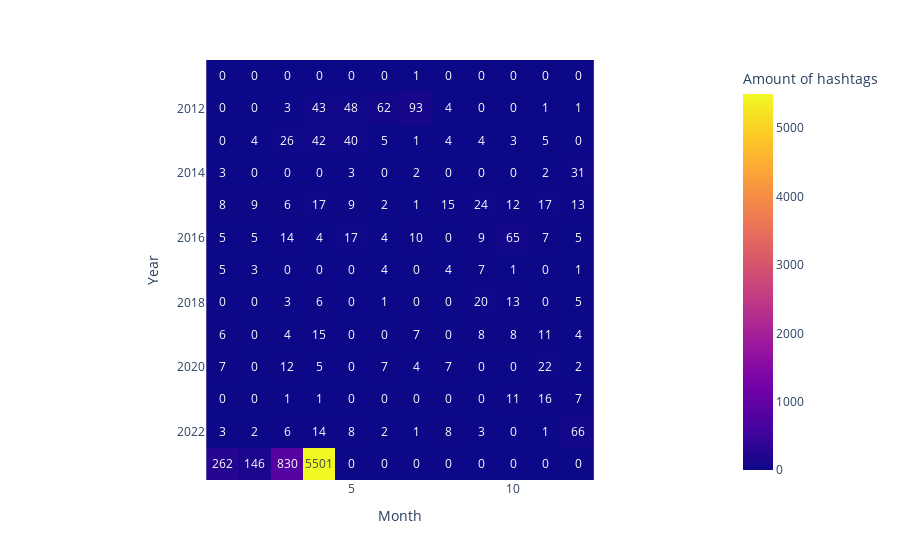

Notebook code for this chart:
### Code cell
# Creating Hashtag Dataset
hashtags_twitter_dictionary_list = []
for i in range(len(tweets_dataset_normalized)):
    hashtags_list = ast.literal_eval(
        tweets_dataset_normalized['hashtags'].iloc[i]
    )
    date = datetime(tweets_dataset_normalized['year'].iloc[i],
                    tweets_dataset_normalized['month'].iloc[i],
                    1)
    for hashtag in hashtags_list:
        hashtags_twitter_dictionary_list.append(
            {
                'date': date,
                'hashtag': hashtag
            }
        )

# Defining Hashtag Dataset
hashtag_dataset = (
    pd.DataFrame(hashtags_twitter_dictionary_list)
    .assign(
        year=lambda df: df['date'].dt.year,
        month=lambda df: df['date'].dt.month
    )
)

# Grouping tweets dataset
hashtag_dataset_grouped = (
    hashtag_dataset.groupby(
        ['year', 'month']
    )
    ['hashtag']
    .count()
    .reset_index()
    .rename(columns={'hashtag': 'hashtag_count'})
)

# Pivoting tweets dataset
hashtag_dataset_pivoted = (
    pd.pivot_table(
        hashtag_dataset_grouped,
        values=['hashtag_count'],
        index=['year'],
        columns=['month'],
        fill_value=0
    )
)

# Plotting Heatmap
fig = px.imshow(hashtag_dataset_pivoted.values, 
                labels=dict(x="Month", y="Year", color="Amount of hashtags"),
                x=sorted(hashtag_dataset_grouped.month.unique().tolist()),
                y=sorted(hashtag_dataset_grouped.year.unique().tolist()),
                text_auto=True)
fig.show()

### Figure 1 — Plotly figure (JSON) as saved in the notebook; plotly's stock layout.template omitted (floating-point values rounded to 4 significant figures; data arrays with more than 128 entries replaced by an {"elided": "..."} marker saying what was removed)
{"data": [{"coloraxis": "coloraxis", "hovertemplate": "Month: %{x}<br>Year: %{y}<br>Amount of hashtags: %{z}<extra></extra>", "name": "0", "texttemplate": "%{z}", "type": "heatmap", "x": [1, 2, 3, 4, 5, 6, 7, 8, 9, 10, 11, 12], "xaxis": "x", "y": [2011, 2012, 2013, 2014, 2015, 2016, 2017, 2018, 2019, 2020, 2021, 2022, 2023], "yaxis": "y", "z": {"elided": "13x12 int values"}}], "layout": {"coloraxis": {"colorbar": {"title": {"text": "Amount of hashtags"}}, "colorscale": [[0, "#0d0887"], [0.1111, "#46039f"], [0.2222, "#7201a8"], [0.3333, "#9c179e"], [0.4444, "#bd3786"], [0.5556, "#d8576b"], [0.6667, "#ed7953"], [0.7778, "#fb9f3a"], [0.8889, "#fdca26"], [1, "#f0f921"]]}, "margin": {"t": 60}, "xaxis": {"anchor": "y", "constrain": "domain", "domain": [0, 1], "scaleanchor": "y", "title": {"text": "Month"}}, "yaxis": {"anchor": "x", "autorange": "reversed", "constrain": "domain", "domain": [0, 1], "title": {"text": "Year"}}}}
